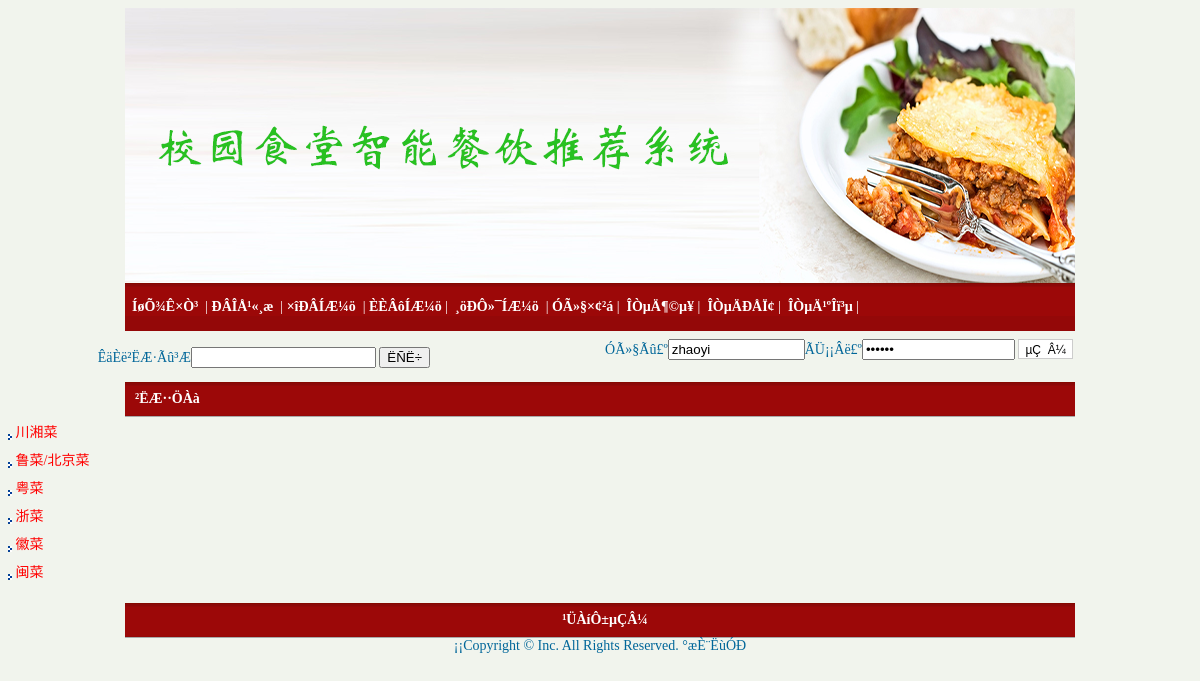
/fenlei.php, run on the app's committed database.
### tables this page shows
CREATE TABLE `leibie` (
  `id` int(10) NOT NULL AUTO_INCREMENT,
  `name` varchar(50) NOT NULL,
  PRIMARY KEY (`id`)
);

### fenlei.php (the view, shortened to what this page needs)
<?php
require("header.php");
?>
<table width="950" border="0" cellspacing="0" cellpadding="0" align="center">
 <tr>
    <td width="950" height="34" class="menu_bar">²ËÆ··ÖÀà</td>
  </tr></table><table width="100%" cellpadding="0" cellspacing="0" border="0">
<?php
						$sql="select * from leibie ";
$result=mysql_query($sql);
while($data=mysql_fetch_array($result))
{
						?>
		          <tr>
		             <td height="28" id="roll-line-1607838439" width="100%">
		                <div class="" style="padding:2px 0px;">
		                   <div class="f-left"><img src="./img/head-mark3.gif" align="middle" class="img-vm" border="0"/>
		                      <a href="./cat.php?leibie=<?php  echo $data[id]?>">
		                         <span style="font-size:14px;color:red"><?php  echo $data[name]?></span></a>
		                   </div>
		                </div>
		              </td>
		          </tr> <?php
							}
							?>
		 </table><?php
require("footer.php");
?>

### data on the page
leibie: name "川湘菜"
leibie: name "鲁菜/北京菜"
leibie: name "粤菜"
leibie: name "浙菜"
leibie: name "徽菜"
leibie: name "闽菜"
